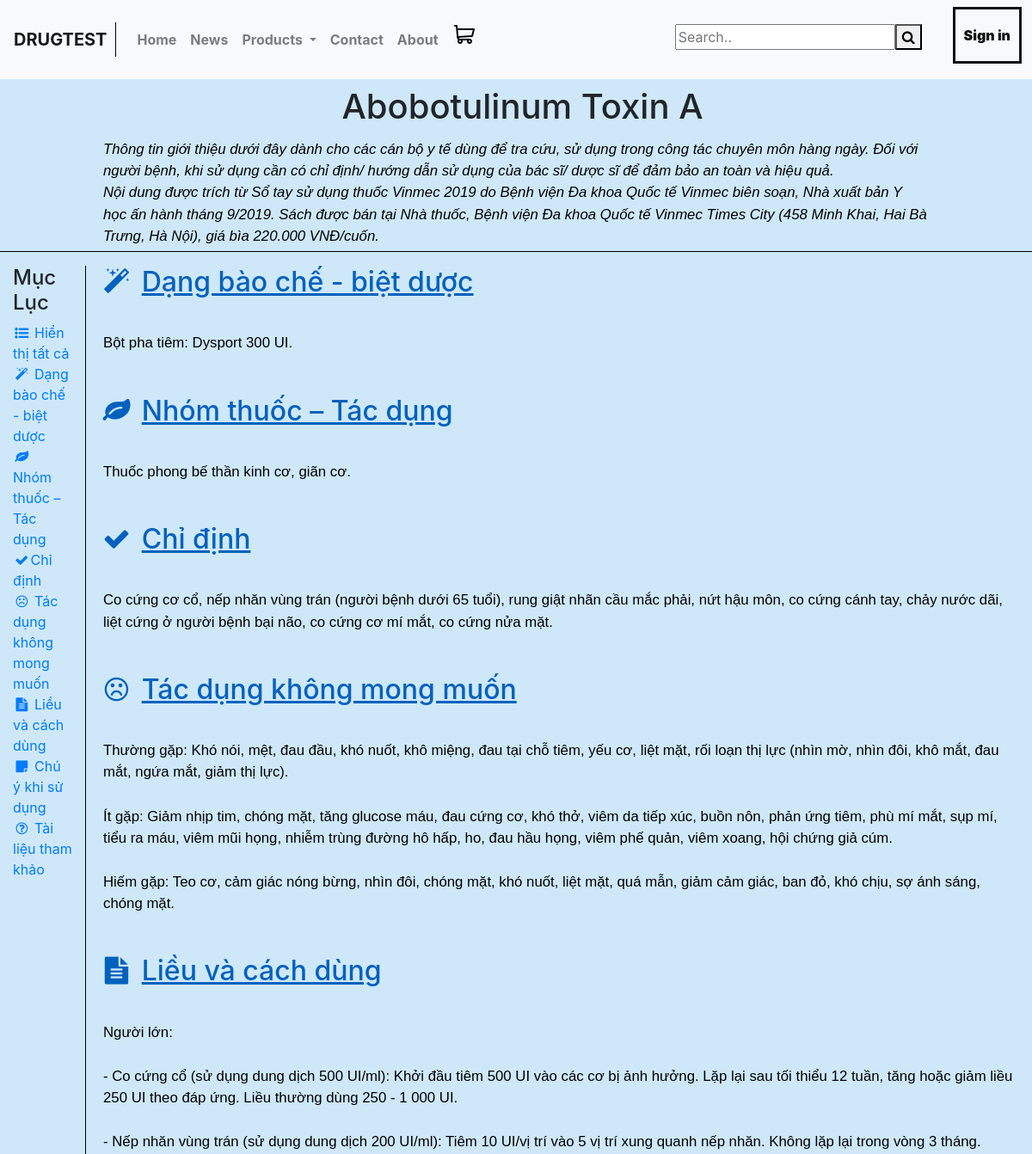
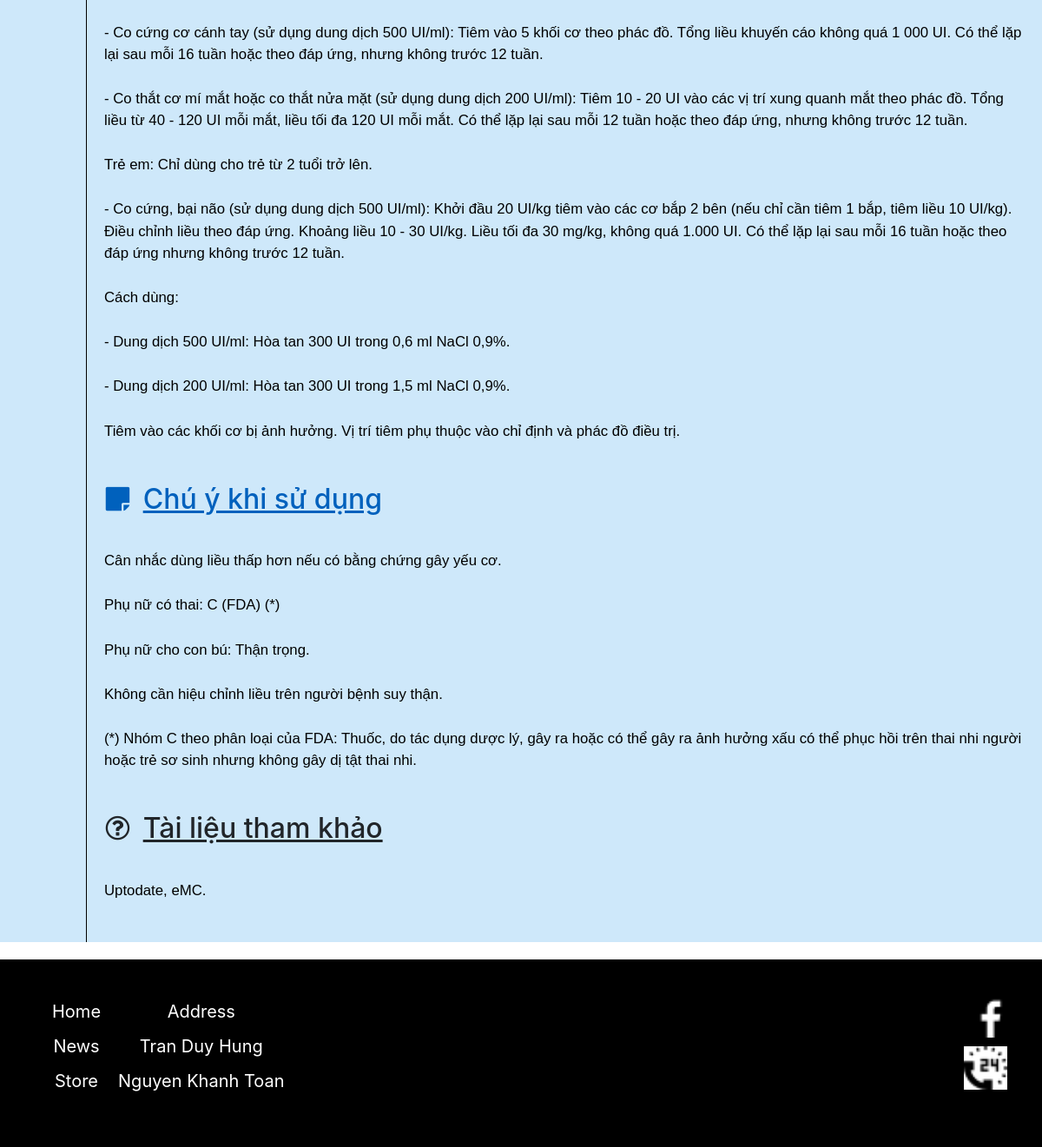
Page /product/detail/7/ on the committed database (2 pictures, top to bottom).
### mainPage/models.py (models this page shows, shortened)
class drug(models.Model):
    drug_name = models.CharField(max_length=100, unique=True)
    drug_form = models.TextField()
    drug_class = models.TextField()
    drug_indication = models.TextField()
    drug_contraindication = models.TextField()
    drug_careful = models.TextField()
    drug_side_effect = models.TextField()
    drug_dosage = models.TextField()
    drug_attention = models.TextField()
    drug_reference = models.TextField()
    drug_status = models.BooleanField()
    drug_update_time = models.DateTimeField(default=timezone.now)

### mainPage/views.py (the view)
# urls.py: path('product/detail/<int:pk>/', views.detail, name='page-product-detail'),
def detail(request, pk):
    this_drug = drug.objects.get(id=pk)
    return render(request, 'Products-detail.html', {'this_drug': this_drug})

### mainPage/templates/Products-detail.html (shortened to what this page needs)
{% load static %}
<!DOCTYPE html>
<html>
<head>
    <link rel="stylesheet" type="text/css" href="{% static 'css/Products-detail.css' %}">
    <link rel="stylesheet" href="https://cdnjs.cloudflare.com/ajax/libs/font-awesome/4.7.0/css/font-awesome.min.css">
    <link rel="stylesheet" href="https://maxcdn.bootstrapcdn.com/bootstrap/4.4.1/css/bootstrap.min.css">
</head>
<body>
    <header>
        <b>
        <div class="nav-bar-top">
            <nav class="navbar navbar-expand-sm bg-light navbar-light w-100 fixed-top">
                <a class="navbar-brand" style="padding-right:10px; border-right:1px solid black" href="{% url 'page-home' %}">DRUGTEST</a>
                <ul class="navbar-nav w-100 justify-content-between">
                    <div class="nav-items d-flex">
                        <li class="nav-item">
                            <a class="nav-link" href="{% url 'page-home' %}">Home</a>
                        </li>
                        <li class="nav-item">
                            <a class="nav-link" href="#NEWS">News</a>
                        </li>
                        <li class="nav-item dropdown">
                              <a class="nav-link dropdown-toggle" href="{% url 'page-product' %}" id="navbardrop" data-toggle="dropdown">
                                    Products
                              </a>
                        </li>
                        <li class="nav-item">
                            <a class="nav-link" href="#">Contact</a>
                        </li>
                        <li class="nav-item">
                            <a class="nav-link" href="{% url 'page-about' %}">About</a>
                        </li>
                        <li class="nav-item">
                            <a href="#Shopping_cart"><img style="padding-left: 10px;" src="{% static "image/buy.png" %}"></a>
                        </li>
                    </div>
		</b>
					<div>
						<form class="nav-items d-flex" method="get">
							<li class="nav-item" id="search_bar">
								<input type="text" name="q" placeholder="Search..">
							</li>
							<li class="nav-item" id="search_button">
								<button type="submit" value="Search" formaction="{% url 'page-product-search' %}">
									<i class="fa fa-search"></i>
								</button>
							</li>
							{% if user.is_authenticated %}
							<li class="nav-item dropdown" id="nav_logged_in">
								<a class="nav-link dropdown-toggle" href="{% url 'admin-index' %}" id="log_in" data-toggle="dropdown">
									<b>Hello, <span style="color: red";>{{ user.username }}!</b>
								</a>
								<div class="dropdown-menu" >
									<a class="dropdown-item" href="{% url 'admin-index' %}">Admin</a>
									<a class="dropdown-item" href="{% url 'logout' %}">Logout</a>
								</div>
							</li>
							{% else %}
								<li class="nav-item" id="nav_sign_in">
									<a id="sign_in" href="{% url 'login' %}">Sign in</a>
								</li>
							{% endif %}
						</form>
					</div>
    </header>
    <div id="main" style="background-color: rgb(206, 232, 250); padding-top: 100px;">
        <div id="page-title" class="no-background" style="padding-left: 15px">
            <h1 style="text-align: center;">
                {{ this_drug.drug_name }}
            </h1>
        </div>
        <div id="drug-detail">
                <div class="content">
                    <p class="drug-caution" style="position:relative; border-bottom:1px solid black; padding-left: 10%; padding-right: 10%;">
                        <i>
                            Thông tin giới thiệu dưới đây dành cho các cán bộ y tế dùng để tra cứu, sử dụng trong công tác chuyên môn hàng ngày. Đối với người bệnh, khi sử dụng cần có chỉ định/ hướng dẫn sử dụng của bác sĩ/ dược sĩ để đảm bảo an toàn và hiệu quả.<br>
                            Nội dung được trích từ Sổ tay sử dụng thuốc Vinmec 2019 do Bệnh viện Đa khoa Quốc tế Vinmec biên soạn, Nhà xuất bản Y học ấn hành tháng 9/2019. Sách được bán tại Nhà thuốc, Bệnh viện Đa khoa Quốc tế Vinmec Times City (458 Minh Khai, Hai Bà Trưng, Hà Nội), giá bìa 220.000 VNĐ/cuốn.
                        </i>
                    </p>
                    <div class="content d-flex">
                        <div class="drug-nav-left col-1" style="border-right:1px solid black">
                            <h4>
                                Mục Lục
                            </h4>
                                <a href="#show-all" class="hide-other-trigger active"><i class="fa fa-list-ul fa-fw" aria-hidden="true"></i> Hiển thị tất cả<br></a>
                            {% if this_drug.drug_form != '' %}
                                <a href="#formulation_and_brand" class="hide-other-trigger"><i class="fa fa-magic fa-fw" aria-hidden="true"></i> Dạng bào chế - biệt dược<br></a>
                            {% endif %}
                            {% if this_drug.drug_class != '' %}
                                <a href="#drug_type_free" class="hide-other-trigger"><i class="fa fa-leaf fa-fw" aria-hidden="true"></i> Nhóm thuốc – Tác dụng<br></a>
                            {% endif %}
                            {% if this_drug.drug_indication != '' %}
                                <a href="#uses" class="hide-other-trigger"><i class="fa fa-check fa-fw" aria-hidden="true"></i>Chỉ định<br></a>
                            {% endif %}
                            {% if this_drug.drug_side_effect != '' %}
                                <a href="#unwanted_effect" class="hide-other-trigger"><i class="fa fa-frown-o fa-fw" aria-hidden="true"></i> Tác dụng không mong muốn<br></a>
                            {% endif %}
                            {% if this_drug.drug_dosage != '' %}
                                <a href="#instructions" class="hide-other-trigger"><i class="fa fa-file-text fa-fw" aria-hidden="true"></i> Liều và cách dùng<br></a>
                            {% endif %}
                            {% if this_drug.drug_attention != '' %}
                                <a href="#caution" class="hide-other-trigger"><i class="fa fa-sticky-note fa-fw" aria-hidden="true"></i> Chú ý khi sử dụng<br></a>
                            {% endif %}
                            {% if this_drug.drug_reference != '' %}
                                <a href="#references" class="hide-other-trigger"><i class="fa fa-question-circle-o fa-fw" aria-hidden="true"></i> Tài liệu tham khảo<br></a>
                            {% endif %}
                        </div>
                        <div class="drug-body col-11">
                            {% if this_drug.drug_form != '' %}
                                <section class="formulation_and_brand collapsible-container collapsible-block expanded hide-other-content clear-float">
                                    <h2 id="formulation_and_brand" class="header collapse-trigger" style="color: rgb(0, 97, 189);"><i class="fa fa-magic fa-fw" aria-hidden="true"></i> <span><u>Dạng bào chế - biệt dược</u></span></h2>
                                    <div class="body collapsible-target">
                                        <p>{{ this_drug.drug_form|linebreaks }}</p>
                                    </div>
                                </section>
                            {% endif %}
                            {% if this_drug.drug_class != '' %}
                                <section class="drug_type_free collapsible-container collapsible-block expanded hide-other-content clear-float">
                                    <h2 id="drug_type_free" class="header collapse-trigger" style="color: rgb(0, 97, 189);"><i class="fa fa-leaf fa-fw" aria-hidden="true"></i> <span><u>Nhóm thuốc – Tác dụng</u></span></h2>
                                    <div class="body collapsible-target">
                                        <p>{{ this_drug.drug_class|linebreaks }}</p>
                                    </div>
                                </section>
                            {% endif %}
                            {% if this_drug.drug_indication != '' %}
                                <section class="uses collapsible-container collapsible-block expanded hide-other-content clear-float">
                                    <h2 id="uses" class="header collapse-trigger" style="color: rgb(0, 97, 189);"><i class="fa fa-check fa-fw" aria-hidden="true"></i> <span><u>Chỉ định</u></span></h2>
                                    <div class="body collapsible-target">
                                        <p>{{ this_drug.drug_indication|linebreaks }}</p>
                                    </div>
                                </section>
                            {% endif %}
                            {% if this_drug.drug_side_effect != '' %}
                                <section class="unwanted_effect collapsible-container collapsible-block expanded hide-other-content">
                                    <h2 id="unwanted_effect" class="header collapse-trigger" style="color: rgb(0, 97, 189);"><i class="fa fa-frown-o fa-fw" aria-hidden="true"></i> <span><u>Tác dụng không mong muốn</u></span></h2>
                                    <div class="body collapsible-target">
                                        <p style="margin-left:0cm; margin-right:0cm; text-align:justify;text-align: center">{{ this_drug.drug_side_effect|linebreaks }}</p>
                                    </div>
                                </section>
                            {% endif %}
                            {% if this_drug.drug_dosage != '' %}
                                <section class="instructions collapsible-container collapsible-block expanded hide-other-content">
                                    <h2 id="instructions" class="header collapse-trigger" style="color: rgb(0, 97, 189);"><i class="fa fa-file-text fa-fw" aria-hidden="true"></i> <span><u>Liều và cách dùng</u></span></h2>
                                    <div class="body collapsible-target">
                                        <p style="margin-left:0cm; margin-right:0cm; text-align:justify; text-align: center">{{ this_drug.drug_dosage|linebreaks }}</p>
                                    </div>
                                </section>
                            {% endif %}
                            {% if this_drug.drug_attention != '' %}
                                <section class="caution collapsible-container collapsible-block expanded hide-other-content">
                                    <h2 id="caution" class="header collapse-trigger" style="color: rgb(0, 97, 189);"><i class="fa fa-sticky-note fa-fw" aria-hidden="true"></i> <span><u>Chú ý khi sử dụng</u></span></h2>
                                    <div class="body collapsible-target">
                                        <p style="margin-left:0cm; margin-right:0cm; text-align:justify; text-align: center;">{{ this_drug.drug_attention|linebreaks }}</p>
                                    </div>
                                </section>
                            {% endif %}
                            {% if this_drug.drug_reference != '' %}
                                <section class="references collapsible-container collapsible-block expanded hide-other-content">
                                    <h2 id="references" class="header collapse-trigger"><i class="fa fa-question-circle-o fa-fw" aria-hidden="true"></i> <span><u>Tài liệu tham khảo</u></span></h2>
                                    <div class="body collapsible-target">
                                        <p>{{ this_drug.drug_reference|linebreaks }}</p>
                                    </div>
                                </section>
                            {% endif %}
                        </div>
                    </div>
                </div>
        </div>
    </div>
    <footer>
        <ul class="footer-links">
            <li><a href="#">Home</a></li>
            <li><a href="#">News</a></li>
            <li><a href="#">Store</a></li>
        </ul>
        <ul>
            <li>Address</li>
            <li>Tran Duy Hung</li>
            <li>Nguyen Khanh Toan</li>
        </ul>
        <div class="footer-sm">
            <a href="#"><img src="{% static "image/facebook.png" %}" alt="fb icon"></a>
            <img src="{% static "image/phone.png" %}" alt="phone icon"></a>
        </div>
    </footer>
</body>
</html>

### mainPage/static/css/Products-detail.css (style rules this page uses)
header { top: 0; right: 0; left: 0; color: #f1f1f1; width: 100%; height:10%; }
#nav_sign_in { display: block; float: left; list-style: none; padding: 0 16px; }
#search_bar { font-size:16px; display: block; list-style: none; float: left; padding-left:20px; margin: 20px 0 0 0; }
#search_button { display: block; list-style: none; float: left; margin: 20px 0 0 0; }
#sign_in { margin-left: 20px; font-weight: 900; border: solid; width:100%; text-align: center; }
header nav ul li a { display: block; font-size: 16px; color: #111; text-decoration: none; line-height: 60px; }
body { text-align: left; }
p { color: black; font-family: Arial, Helvetica, sans-serif; font-size: 105%; padding-left:10px; padding: 5px; margin: 0px; }
footer { width: 100%; padding: 40px 40px; margin-top: 20px; background-color: black; overflow:hidden; }
footer ul { width: fit-content; float: left; padding-left: 20px; }
footer ul li { text-align: center; display: block; list-style: none; font-size: 20px; color:#fff; line-height: 40px; }
footer ul li a { text-decoration: none; display: block; list-style: none; font-size: 20px; color: #fff; line-height: 40px; }
.footer-sm { width: 50px; float: right; }
.footer-sm img { background-color: white; width: 100%; margin-bottom: 10px; }

### rows in the picture
drug: drug_name "Abobotulinum Toxin A", drug_form "Bột pha tiêm: Dysport 300 UI.", drug_class "Thuốc phong bế thần kinh cơ, giãn cơ.", drug_indication "Co cứng cơ cổ, nếp nhăn vùng trán (người bệnh dưới 65 tuổi), rung giật nhãn cầu mắc phải, nứt hậu môn, co cứng cánh tay, chảy nước dãi, liệt cứng ở người bệnh bại não, co cứng cơ mí mắt, co cứng nửa mặt.", drug_side_effect "Thường gặp: Khó nói, mệt, đau đầu, khó nuốt, khô miệng, đau tại chỗ tiêm, yếu cơ, liệt mặt, rối loạn thị lực (nhìn mờ, nhìn đôi, khô mắt, đau mắt, ngứa mắt, giảm thị lực). Ít gặp: Giảm nhịp tim, chóng mặt, tăng glucose máu, đau cứng cơ, khó thở, viêm da tiếp xúc, buồn nôn, phản ứng tiêm, phù mí mắt, sụp mí, tiểu ra máu, viêm mũi họng, nhiễm trùng đường hô hấp, ho, đau hầu họng, viêm phế quản, viêm xoang, hội chứng giả cúm. Hiếm gặp: Teo cơ, cảm giác nóng bừng, nhìn đôi, chóng mặt, khó nuốt, liệt mặt, quá mẫn, giảm cảm giác, ban đỏ, khó chịu, sợ ánh sáng, chóng mặt.", drug_dosage "Người lớn: - Co cứng cổ (sử dụng dung dịch 500 UI/ml): Khởi đầu tiêm 500 UI vào các cơ bị ảnh hưởng. Lặp lại sau tối thiểu 12 tuần, tăng hoặc giảm liều 250 UI theo đáp ứng. Liều thường dùng 250 - 1 000 UI. - Nếp nhăn vùng trán (sử dụng dung dịch 200 UI/ml): Tiêm 10 UI/vị trí vào 5 vị trí xung quanh nếp nhăn. Không lặp lại trong vòng 3 tháng. - Co cứng cơ cánh tay (sử dụng dung dịch 500 UI/ml): Tiêm vào 5 khối cơ theo phác đồ. Tổng liều khuyến cáo không quá 1 000 UI. Có thể lặp lại sau mỗi 16 tuần hoặc theo đáp ứng, nhưng không trước 12 tuần. - Co thắt cơ mí mắt hoặc co thắt nửa mặt (sử dụng dung dịch 200 UI/ml): Tiêm 10 - 20 UI vào các vị trí xung quanh mắt theo phác đồ. Tổng liều từ 40 -…", drug_attention "Cân nhắc dùng liều thấp hơn nếu có bằng chứng gây yếu cơ. Phụ nữ có thai: C (FDA) (*) Phụ nữ cho con bú: Thận trọng. Không cần hiệu chỉnh liều trên người bệnh suy thận. (*) Nhóm C theo phân loại của FDA: Thuốc, do tác dụng dược lý, gây ra hoặc có thể gây ra ảnh hưởng xấu có thể phục hồi trên thai nhi người hoặc trẻ sơ sinh nhưng không gây dị tật thai nhi.", drug_reference "Uptodate, eMC."
